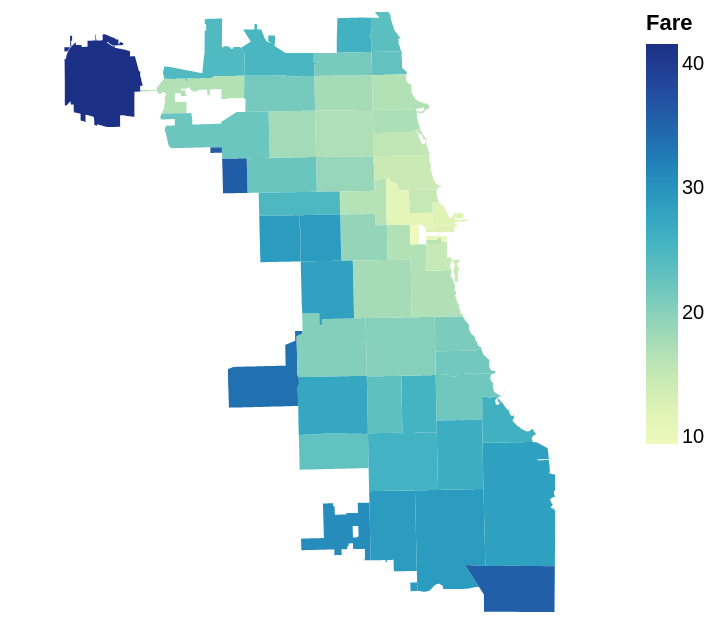

The notebook cell this image was saved under:
### Code cell
click_zip = alt.selection_point(fields=["zip"])
opacity = alt.when(click_zip).then(alt.value(1)).otherwise(alt.value(0.2))

choropleth = alt.Chart(merged).mark_geoshape().encode(color='Fare').project(type='mercator').encode(opacity=opacity)

(choropleth).add_params(click_zip)

### Figure 1 — Vega-Lite specification as saved in the notebook (floating-point values rounded to 4 significant figures; data arrays with more than 128 entries replaced by an {"elided": "..."} marker saying what was removed)
{"config": {"view": {"continuousWidth": 300, "continuousHeight": 300}}, "data": {"name": "data-33fc62b309ba640c37493e928981c161"}, "mark": {"type": "geoshape"}, "encoding": {"color": {"field": "Fare", "type": "quantitative"}, "opacity": {"condition": [{"param": "param_1", "value": 1}], "value": 0.2}}, "params": [{"name": "param_1", "select": {"type": "point", "fields": ["zip"]}}], "projection": {"type": "mercator"}, "$schema": "https://vega.github.io/schema/vega-lite/v5.20.1.json", "datasets": {"data-33fc62b309ba640c37493e928981c161": [{"objectid": "33", "shape_area": "106052287.488", "shape_len": "42720.0444058", "zip": "60647", "Fare": 18.83, "type": "Feature", "geometry": {"type": "MultiPolygon", "coordinates": {"elided": "1x1x501x2 float values"}}}, {"objectid": "34", "shape_area": "127476050.762", "shape_len": "48103.7827213", "zip": "60639", "Fare": 22.27, "type": "Feature", "geometry": {"type": "MultiPolygon", "coordinates": {"elided": "1x1x562x2 float values"}}}, {"objectid": "35", "shape_area": "45069038.4783", "shape_len": "27288.6096123", "zip": "60707", "Fare": 35.81, "type": "Feature", "geometry": {"type": "MultiPolygon", "coordinates": {"elided": "1x1x477x2 float values"}}}, {"objectid": "36", "shape_area": "70853834.3797", "shape_len": "42527.9896789", "zip": "60622", "Fare": 16.5, "type": "Feature", "geometry": {"type": "MultiPolygon", "coordinates": {"elided": "1x1x556x2 float values"}}}, {"objectid": "37", "shape_area": "99039621.2518", "shape_len": "47970.1401531", "zip": "60651", "Fare": 24.75, "type": "Feature", "geometry": {"type": "MultiPolygon", "coordinates": {"elided": "1x1x540x2 float values"}}}, {"objectid": "38", "shape_area": "23506055.7304", "shape_len": "34689.3506306", "zip": "60611", "Fare": 12.0, "type": "Feature", "geometry": {"type": "MultiPolygon", "coordinates": {"elided": "1x1x670x2 float values"}}}, {"objectid": "39", "shape_area": "166166339.096", "shape_len": "67710.6467392", "zip": "60638", "Fare": 33.84, "type": "Feature", "geometry": {"type": "MultiPolygon", "coordinates": {"elided": "1x1x706x2 float values"}}}, {"objectid": "40", "shape_area": "128309832.185", "shape_len": "48187.9498796", "zip": "60652", "Fare": 22.94, "type": "Feature", "geometry": {"type": "MultiPolygon", "coordinates": {"elided": "1x1x359x2 float values"}}}, {"objectid": "1", "shape_area": "49170578.9623", "shape_len": "33983.9133065", "zip": "60626", "Fare": 23.41, "type": "Feature", "geometry": {"type": "MultiPolygon", "coordinates": {"elided": "1x1x664x2 float values"}}}, {"objectid": "8", "shape_area": "66565454.8469", "shape_len": "38321.3137692", "zip": "60615", "Fare": 21.62, "type": "Feature", "geometry": {"type": "MultiPolygon", "coordinates": {"elided": "1x1x677x2 float values"}}}, {"objectid": "9", "shape_area": "104746821.074", "shape_len": "42299.9203908", "zip": "60621", "Fare": 25.56, "type": "Feature", "geometry": {"type": "MultiPolygon", "coordinates": {"elided": "1x1x544x2 float values"}}}, {"objectid": "2", "shape_area": "62181473.5197", "shape_len": "32075.5994211", "zip": "60645", "Fare": 25.93, "type": "Feature", "geometry": {"type": "MultiPolygon", "coordinates": {"elided": "1x1x347x2 float values"}}}, {"objectid": "13", "shape_area": "183013076.262", "shape_len": "59337.8074397", "zip": "60643", "Fare": 28.91, "type": "Feature", "geometry": {"type": "MultiPolygon", "coordinates": {"elided": "1x1x670x2 float values"}}}, {"objectid": "3", "shape_area": "37984388.8422", "shape_len": "27307.8138361", "zip": "60660", "Fare": 22.8, "type": "Feature", "geometry": {"type": "MultiPolygon", "coordinates": {"elided": "1x1x463x2 float values"}}}, {"objectid": "4", "shape_area": "77305245.7089", "shape_len": "48985.8713041", "zip": "60640", "Fare": 16.71, "type": "Feature", "geometry": {"type": "MultiPolygon", "coordinates": {"elided": "1x1x917x2 float values"}}}, {"objectid": "32", "shape_area": "94460631.8068", "shape_len": "50587.3473804", "zip": "60614", "Fare": 14.47, "type": "Feature", "geometry": {"type": "MultiPolygon", "coordinates": {"elided": "1x1x985x2 float values"}}}, {"objectid": "41", "shape_area": "107117591.88", "shape_len": "68289.7515766", "zip": "60631", "Fare": 24.52, "type": "Feature", "geometry": {"type": "MultiPolygon", "coordinates": {"elided": "1x1x1162x2 float values"}}}, {"objectid": "42", "shape_area": "117890054.124", "shape_len": "62633.1398208", "zip": "60646", "Fare": 25.19, "type": "Feature", "geometry": {"type": "MultiPolygon", "coordinates": {"elided": "1x1x1138x2 float values"}}}, {"objectid": "43", "shape_area": "345241692.171", "shape_len": "83748.9919899", "zip": "60628", "Fare": 28.99, "type": "Feature", "geometry": {"type": "MultiPolygon", "coordinates": {"elided": "1x1x820x2 float values"}}}, {"objectid": "5", "shape_area": "105830918.023", "shape_len": "42524.1104776", "zip": "60625", "Fare": 17.72, "type": "Feature", "geometry": {"type": "MultiPolygon", "coordinates": {"elided": "1x1x497x2 float values"}}}, {"objectid": "6", "shape_area": "113903341.112", "shape_len": "42682.9829469", "zip": "60641", "Fare": 17.88, "type": "Feature", "geometry": {"type": "MultiPolygon", "coordinates": {"elided": "1x1x489x2 float values"}}}, {"objectid": "7", "shape_area": "63547755.9216", "shape_len": "45646.4880277", "zip": "60657", "Fare": 15.47, "type": "Feature", "geometry": {"type": "MultiPolygon", "coordinates": {"elided": "1x1x736x2 float values"}}}, {"objectid": "10", "shape_area": "104114706.691", "shape_len": "42448.2828439", "zip": "60636", "Fare": 23.24, "type": "Feature", "geometry": {"type": "MultiPolygon", "coordinates": {"elided": "1x1x484x2 float values"}}}, {"objectid": "11", "shape_area": "80526076.0889", "shape_len": "55092.8632931", "zip": "60649", "Fare": 25.99, "type": "Feature", "geometry": {"type": "MultiPolygon", "coordinates": {"elided": "1x1x1224x2 float values"}}}, {"objectid": "12", "shape_area": "452837422.002", "shape_len": "102528.036078", "zip": "60617", "Fare": 28.3, "type": "Feature", "geometry": {"type": "MultiPolygon", "coordinates": {"elided": "1x1x1192x2 float values"}}}, {"objectid": "14", "shape_area": "187526657.189", "shape_len": "59703.2158155", "zip": "60633", "Fare": 35.62, "type": "Feature", "geometry": {"type": "MultiPolygon", "coordinates": {"elided": "1x1x251x2 float values"}}}, {"objectid": "15", "shape_area": "3136688.22496", "shape_len": "7175.09216765", "zip": "60643", "Fare": 28.91, "type": "Feature", "geometry": {"type": "MultiPolygon", "coordinates": {"elided": "1x1x90x2 float values"}}}, {"objectid": "16", "shape_area": "106718949.386", "shape_len": "42663.1966757", "zip": "60612", "Fare": 19.11, "type": "Feature", "geometry": {"type": "MultiPolygon", "coordinates": {"elided": "1x1x572x2 float values"}}}, {"objectid": "48", "shape_area": "4294901.99439", "shape_len": "12245.8084015", "zip": "60604", "Fare": 16.21, "type": "Feature", "geometry": {"type": "MultiPolygon", "coordinates": {"elided": "1x1x133x2 float values"}}}, {"objectid": "17", "shape_area": "99418122.471", "shape_len": "40394.4100077", "zip": "60624", "Fare": 29.11, "type": "Feature", "geometry": {"type": "MultiPolygon", "coordinates": {"elided": "1x1x491x2 float values"}}}, {"objectid": "47", "shape_area": "89515884.463", "shape_len": "84430.9732159", "zip": "60656", "Fare": 16.75, "type": "Feature", "geometry": {"type": "MultiPolygon", "coordinates": {"elided": "1x1x1642x2 float values"}}}, {"objectid": "18", "shape_area": "99092221.5388", "shape_len": "40030.8385293", "zip": "60644", "Fare": 29.11, "type": "Feature", "geometry": {"type": "MultiPolygon", "coordinates": {"elided": "1x1x450x2 float values"}}}, {"objectid": "49", "shape_area": "115380139.149", "shape_len": "77392.3226132", "zip": "60655", "Fare": 30.83, "type": "Feature", "geometry": {"type": "MultiPolygon", "coordinates": {"elided": "1 rows, 1694 float values in total"}}}, {"objectid": "19", "shape_area": "4560228.98203", "shape_len": "13672.6822885", "zip": "60603", "Fare": 10.2, "type": "Feature", "geometry": {"type": "MultiPolygon", "coordinates": {"elided": "1x1x159x2 float values"}}}, {"objectid": "20", "shape_area": "36301276.3485", "shape_len": "37973.3461051", "zip": "60605", "Fare": 14.79, "type": "Feature", "geometry": {"type": "MultiPolygon", "coordinates": {"elided": "1x1x781x2 float values"}}}, {"objectid": "21", "shape_area": "67759827.8103", "shape_len": "34316.3615428", "zip": "60653", "Fare": 20.92, "type": "Feature", "geometry": {"type": "MultiPolygon", "coordinates": {"elided": "1x1x624x2 float values"}}}, {"objectid": "22", "shape_area": "213490325.264", "shape_len": "58540.9204127", "zip": "60609", "Fare": 20.23, "type": "Feature", "geometry": {"type": "MultiPolygon", "coordinates": {"elided": "1x1x700x2 float values"}}}, {"objectid": "23", "shape_area": "282085137.575", "shape_len": "101876.553747", "zip": "60666", "Fare": 41.59, "type": "Feature", "geometry": {"type": "MultiPolygon", "coordinates": {"elided": "3 rows, 1158 float values in total"}}}, {"objectid": "24", "shape_area": "141235867.545", "shape_len": "47847.080382", "zip": "60618", "Fare": 17.04, "type": "Feature", "geometry": {"type": "MultiPolygon", "coordinates": {"elided": "1x1x617x2 float values"}}}, {"objectid": "25", "shape_area": "109667069.368", "shape_len": "45823.5398375", "zip": "60616", "Fare": 16.82, "type": "Feature", "geometry": {"type": "MultiPolygon", "coordinates": {"elided": "1x1x763x2 float values"}}}, {"objectid": "27", "shape_area": "9166245.79985", "shape_len": "19804.5821088", "zip": "60601", "Fare": 12.2, "type": "Feature", "geometry": {"type": "MultiPolygon", "coordinates": {"elided": "1x1x299x2 float values"}}}, {"objectid": "28", "shape_area": "176505462.522", "shape_len": "53169.2177202", "zip": "60608", "Fare": 17.74, "type": "Feature", "geometry": {"type": "MultiPolygon", "coordinates": {"elided": "1x1x730x2 float values"}}}, {"objectid": "29", "shape_area": "64664293.9426", "shape_len": "39143.6395171", "zip": "60607", "Fare": 16.73, "type": "Feature", "geometry": {"type": "MultiPolygon", "coordinates": {"elided": "1x1x475x2 float values"}}}, {"objectid": "30", "shape_area": "9357755.68017", "shape_len": "13132.5654896", "zip": "60661", "Fare": 9.431, "type": "Feature", "geometry": {"type": "MultiPolygon", "coordinates": {"elided": "1x1x235x2 float values"}}}, {"objectid": "45", "shape_area": "131073763.12", "shape_len": "49198.9402832", "zip": "60630", "Fare": 21.43, "type": "Feature", "geometry": {"type": "MultiPolygon", "coordinates": {"elided": "1x1x909x2 float values"}}}, {"objectid": "46", "shape_area": "47961494.4", "shape_len": "31296.2271441", "zip": "60642", "Fare": 11.12, "type": "Feature", "geometry": {"type": "MultiPolygon", "coordinates": {"elided": "1x1x463x2 float values"}}}, {"objectid": "50", "shape_area": "69698411.4356", "shape_len": "38931.5266612", "zip": "60659", "Fare": 21.23, "type": "Feature", "geometry": {"type": "MultiPolygon", "coordinates": {"elided": "1x1x350x2 float values"}}}, {"objectid": "51", "shape_area": "3450671.14336", "shape_len": "7909.89040711", "zip": "60707", "Fare": 35.81, "type": "Feature", "geometry": {"type": "MultiPolygon", "coordinates": {"elided": "1x1x129x2 float values"}}}, {"objectid": "52", "shape_area": "194062612.162", "shape_len": "77647.3180069", "zip": "60634", "Fare": 22.19, "type": "Feature", "geometry": {"type": "MultiPolygon", "coordinates": {"elided": "1x1x1051x2 float values"}}}, {"objectid": "53", "shape_area": "53990894.8848", "shape_len": "31196.3206564", "zip": "60613", "Fare": 17.12, "type": "Feature", "geometry": {"type": "MultiPolygon", "coordinates": {"elided": "1x1x481x2 float values"}}}, {"objectid": "54", "shape_area": "31598157.0867", "shape_len": "24208.6988788", "zip": "60610", "Fare": 15.02, "type": "Feature", "geometry": {"type": "MultiPolygon", "coordinates": {"elided": "1x1x336x2 float values"}}}, {"objectid": "55", "shape_area": "15869961.3469", "shape_len": "17119.6988775", "zip": "60654", "Fare": 11.09, "type": "Feature", "geometry": {"type": "MultiPolygon", "coordinates": {"elided": "1x1x308x2 float values"}}}, {"objectid": "56", "shape_area": "211755252.573", "shape_len": "63253.238669", "zip": "60632", "Fare": 20.35, "type": "Feature", "geometry": {"type": "MultiPolygon", "coordinates": {"elided": "1x1x619x2 float values"}}}, {"objectid": "57", "shape_area": "155285532.005", "shape_len": "53406.9156168", "zip": "60623", "Fare": 28.25, "type": "Feature", "geometry": {"type": "MultiPolygon", "coordinates": {"elided": "1x1x514x2 float values"}}}, {"objectid": "58", "shape_area": "211114779.439", "shape_len": "58701.3253749", "zip": "60629", "Fare": 27.4, "type": "Feature", "geometry": {"type": "MultiPolygon", "coordinates": {"elided": "1x1x596x2 float values"}}}, {"objectid": "59", "shape_area": "211696050.967", "shape_len": "58466.1602979", "zip": "60620", "Fare": 25.8, "type": "Feature", "geometry": {"type": "MultiPolygon", "coordinates": {"elided": "1x1x583x2 float values"}}}, {"objectid": "60", "shape_area": "125424284.172", "shape_len": "52377.8545408", "zip": "60637", "Fare": 21.82, "type": "Feature", "geometry": {"type": "MultiPolygon", "coordinates": {"elided": "1x1x773x2 float values"}}}, {"objectid": "61", "shape_area": "167872012.644", "shape_len": "53040.9070778", "zip": "60619", "Fare": 26.58, "type": "Feature", "geometry": {"type": "MultiPolygon", "coordinates": {"elided": "1x1x637x2 float values"}}}]}}
